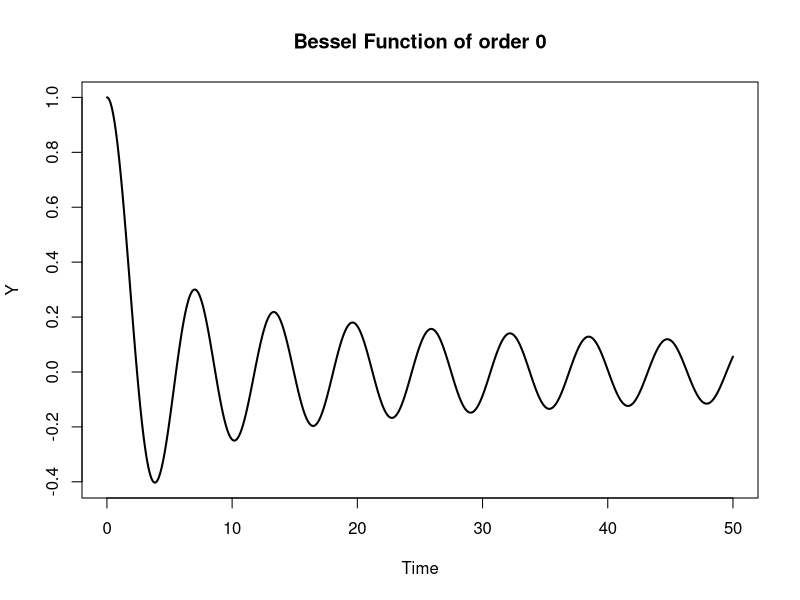

Source code (R):
library(deSolve) #import library deSolve

#Initiate the initial values:
st <- c(y1 = 1, dy1 = 0) #J(0) = 1 and J'(0) = 0 (Bessel order 0)

#Insert the Bessel function (order 0): (t^2)y'' + ty' + (t^2 - k^2)y = 0, k = 0
BesselFunction <- function(t,y,p){ 
  dy1 <- y[2] #y' = y[2]
  dy2 <- -((t^2)*y[1]+(t*y[2]))/(t^2) #Isolate y[2]'
  list(c(dy1,dy2))
}

#The time start at 0.01 to not cause problems dividing by 0.
times <- seq(from = 0.01, to = 50, by = 0.01)

#Using the function ode from deSolve to solve the problem
out <- ode(y = st, func = BesselFunction, times = times)

#Plot the function.
plot(times, out[,"y1"], type = "l", xlab = "Time", ylab = "Y", lwd = 2,
     main = "Bessel Function of order 0")

#To view the first 10 iterations:
head(out, n = 10)
#To view the last 10 iterations:
tail(out, n = 10)
